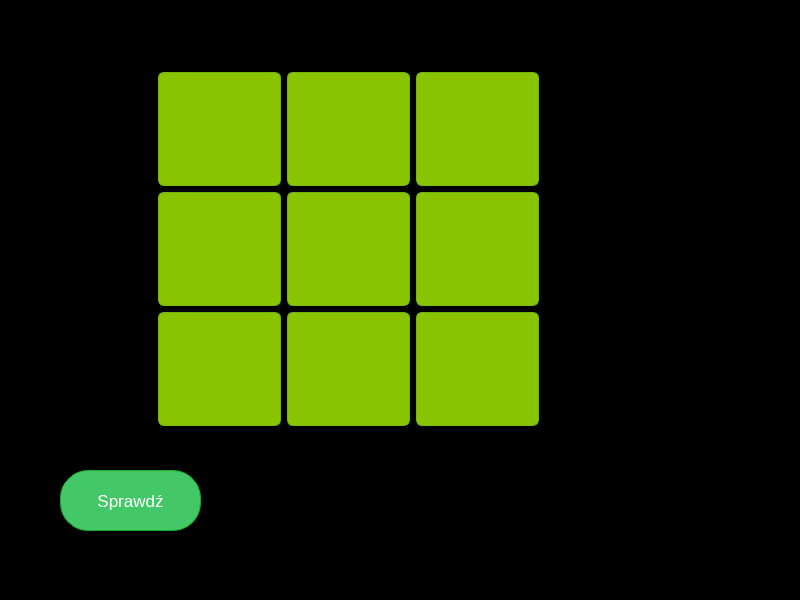
<?xml version="1.0" encoding="UTF-8"?>
<ui version="4.0">
 <class>MainWindow</class>
 <widget class="QMainWindow" name="MainWindow">
  <property name="geometry">
   <rect>
    <x>0</x>
    <y>0</y>
    <width>800</width>
    <height>600</height>
   </rect>
  </property>
  <property name="windowTitle">
   <string>MainWindow</string>
  </property>
  <property name="styleSheet">
   <string notr="true">background-color: black;</string>
  </property>
  <widget class="QWidget" name="centralwidget">
   <widget class="QWidget" name="gridLayoutWidget">
    <property name="geometry">
     <rect>
      <x>158</x>
      <y>72</y>
      <width>381</width>
      <height>356</height>
     </rect>
    </property>
    <layout class="QGridLayout" name="gridLayout">
     <item row="2" column="0">
      <widget class="QPushButton" name="p7">
       <property name="styleSheet">
        <string notr="true">height: 100px;
box-shadow:inset 0px 1px 0px 0px #a4e271;
	background:linear-gradient(to bottom, #89c403 5%, #77a809 100%);
	background-color:#89c403;
	border-radius:6px;
	border:1px solid #74b807;
	display:inline-block;
	cursor:pointer;
	color:#ffffff;
	font-family:Arial;
	font-size:15px;
	font-weight:bold;
	padding:6px 24px;
	text-decoration:none;
	text-shadow:0px 1px 0px #528009;</string>
       </property>
       <property name="text">
        <string/>
       </property>
      </widget>
     </item>
     <item row="0" column="0">
      <widget class="QPushButton" name="p1">
       <property name="styleSheet">
        <string notr="true">height: 100px;
box-shadow:inset 0px 1px 0px 0px #a4e271;
	background:linear-gradient(to bottom, #89c403 5%, #77a809 100%);
	background-color:#89c403;
	border-radius:6px;
	border:1px solid #74b807;
	display:inline-block;
	cursor:pointer;
	color:#ffffff;
	font-family:Arial;
	font-size:15px;
	font-weight:bold;
	padding:6px 24px;
	text-decoration:none;
	text-shadow:0px 1px 0px #528009;</string>
       </property>
       <property name="text">
        <string/>
       </property>
      </widget>
     </item>
     <item row="0" column="1">
      <widget class="QPushButton" name="p2">
       <property name="styleSheet">
        <string notr="true">height: 100px;
box-shadow:inset 0px 1px 0px 0px #a4e271;
	background:linear-gradient(to bottom, #89c403 5%, #77a809 100%);
	background-color:#89c403;
	border-radius:6px;
	border:1px solid #74b807;
	display:inline-block;
	cursor:pointer;
	color:#ffffff;
	font-family:Arial;
	font-size:15px;
	font-weight:bold;
	padding:6px 24px;
	text-decoration:none;
	text-shadow:0px 1px 0px #528009;</string>
       </property>
       <property name="text">
        <string/>
       </property>
      </widget>
     </item>
     <item row="1" column="1">
      <widget class="QPushButton" name="p5">
       <property name="styleSheet">
        <string notr="true">height: 100px;
box-shadow:inset 0px 1px 0px 0px #a4e271;
	background:linear-gradient(to bottom, #89c403 5%, #77a809 100%);
	background-color:#89c403;
	border-radius:6px;
	border:1px solid #74b807;
	display:inline-block;
	cursor:pointer;
	color:#ffffff;
	font-family:Arial;
	font-size:15px;
	font-weight:bold;
	padding:6px 24px;
	text-decoration:none;
	text-shadow:0px 1px 0px #528009;</string>
       </property>
       <property name="text">
        <string/>
       </property>
      </widget>
     </item>
     <item row="1" column="0">
      <widget class="QPushButton" name="p4">
       <property name="styleSheet">
        <string notr="true">height: 100px;
box-shadow:inset 0px 1px 0px 0px #a4e271;
	background:linear-gradient(to bottom, #89c403 5%, #77a809 100%);
	background-color:#89c403;
	border-radius:6px;
	border:1px solid #74b807;
	display:inline-block;
	cursor:pointer;
	color:#ffffff;
	font-family:Arial;
	font-size:15px;
	font-weight:bold;
	padding:6px 24px;
	text-decoration:none;
	text-shadow:0px 1px 0px #528009;</string>
       </property>
       <property name="text">
        <string/>
       </property>
      </widget>
     </item>
     <item row="0" column="2">
      <widget class="QPushButton" name="p3">
       <property name="styleSheet">
        <string notr="true">height: 100px;
box-shadow:inset 0px 1px 0px 0px #a4e271;
	background:linear-gradient(to bottom, #89c403 5%, #77a809 100%);
	background-color:#89c403;
	border-radius:6px;
	border:1px solid #74b807;
	display:inline-block;
	cursor:pointer;
	color:#ffffff;
	font-family:Arial;
	font-size:15px;
	font-weight:bold;
	padding:6px 24px;
	text-decoration:none;
	text-shadow:0px 1px 0px #528009;</string>
       </property>
       <property name="text">
        <string/>
       </property>
      </widget>
     </item>
     <item row="2" column="1">
      <widget class="QPushButton" name="p8">
       <property name="styleSheet">
        <string notr="true">height: 100px;
box-shadow:inset 0px 1px 0px 0px #a4e271;
	background:linear-gradient(to bottom, #89c403 5%, #77a809 100%);
	background-color:#89c403;
	border-radius:6px;
	border:1px solid #74b807;
	display:inline-block;
	cursor:pointer;
	color:#ffffff;
	font-family:Arial;
	font-size:15px;
	font-weight:bold;
	padding:6px 24px;
	text-decoration:none;
	text-shadow:0px 1px 0px #528009;</string>
       </property>
       <property name="text">
        <string/>
       </property>
      </widget>
     </item>
     <item row="1" column="2">
      <widget class="QPushButton" name="p6">
       <property name="styleSheet">
        <string notr="true">height: 100px;
box-shadow:inset 0px 1px 0px 0px #a4e271;
	background:linear-gradient(to bottom, #89c403 5%, #77a809 100%);
	background-color:#89c403;
	border-radius:6px;
	border:1px solid #74b807;
	display:inline-block;
	cursor:pointer;
	color:#ffffff;
	font-family:Arial;
	font-size:15px;
	font-weight:bold;
	padding:6px 24px;
	text-decoration:none;
	text-shadow:0px 1px 0px #528009;</string>
       </property>
       <property name="text">
        <string/>
       </property>
      </widget>
     </item>
     <item row="2" column="2">
      <widget class="QPushButton" name="p9">
       <property name="styleSheet">
        <string notr="true">height: 100px;
box-shadow:inset 0px 1px 0px 0px #a4e271;
	background:linear-gradient(to bottom, #89c403 5%, #77a809 100%);
	background-color:#89c403;
	border-radius:6px;
	border:1px solid #74b807;
	display:inline-block;
	cursor:pointer;
	color:#ffffff;
	font-family:Arial;
	font-size:15px;
	font-weight:bold;
	padding:6px 24px;
	text-decoration:none;
	text-shadow:0px 1px 0px #528009;</string>
       </property>
       <property name="text">
        <string/>
       </property>
      </widget>
     </item>
    </layout>
   </widget>
   <widget class="QPushButton" name="pushButton">
    <property name="geometry">
     <rect>
      <x>60</x>
      <y>470</y>
      <width>141</width>
      <height>61</height>
     </rect>
    </property>
    <property name="styleSheet">
     <string notr="true">background-color:#44c767;
	border-radius:28px;
	border:1px solid #18ab29;
	display:inline-block;
	cursor:pointer;
	color:#ffffff;
	font-family:Arial;
	font-size:17px;
	padding:16px 31px;
	text-decoration:none;
	text-shadow:0px 1px 0px #2f6627;</string>
    </property>
    <property name="text">
     <string>Sprawdź</string>
    </property>
   </widget>
  </widget>
  <widget class="QMenuBar" name="menubar">
   <property name="geometry">
    <rect>
     <x>0</x>
     <y>0</y>
     <width>800</width>
     <height>21</height>
    </rect>
   </property>
  </widget>
  <widget class="QStatusBar" name="statusbar"/>
 </widget>
 <resources/>
 <connections/>
</ui>
